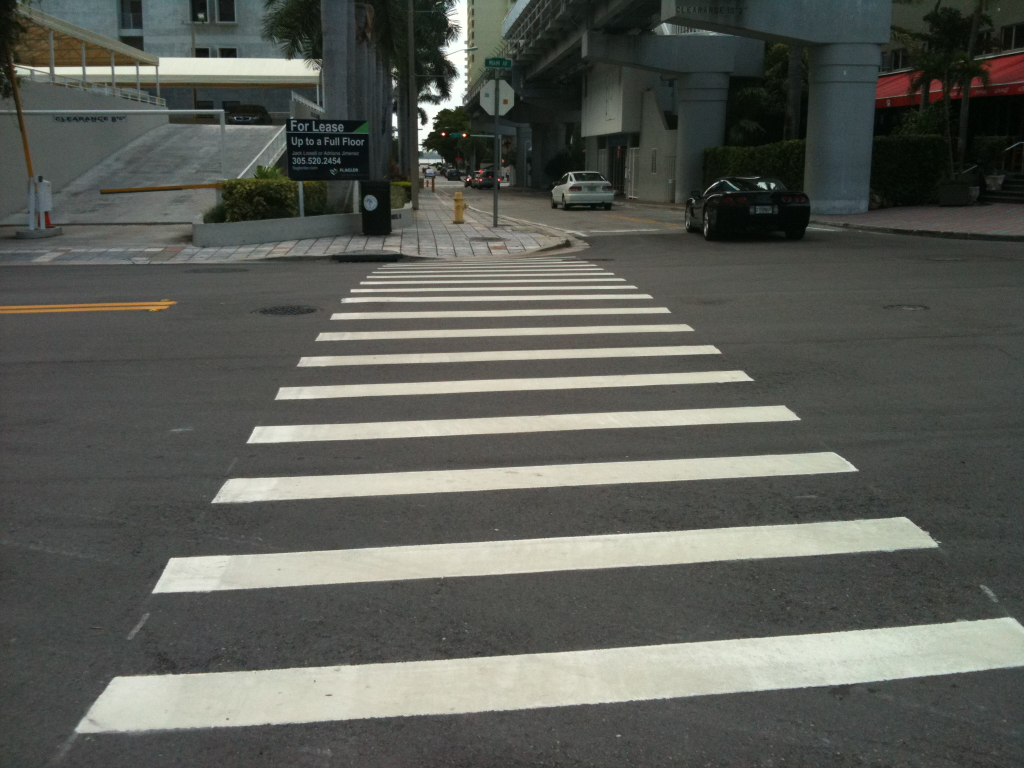
#> input picture image_proc/crosswalk.jpg, 2048 x 1536 px (shown at 1/2 size)
$ python crosswalk.py
#> lines starting #> are read from the running program, lines starting #| are printed output that depends on the picture; after the words box and inside, x2 and y2 are one past the last pixel; in counts of white or black regions, pixels touching at a corner belong together
#> in test, im is the input picture: shape (1536, 2048, 3); mean B, G, R 85.9, 92.2, 89.9
import cv2
import numpy as np
SLOPE_MAX = 10000000000.0
class StraightLine(object):
    def __init__(self, x1, y1, x2, y2):
        self.x1 = x1
        self.x2 = x2
        self.y1 = y1
        self.y2 = y2
        try:
            self.slope = 1.0*(y2-y1)/(x2-x1)
        except:
            self.slope = SLOPE_MAX
        self.intercept = y1 - self.slope*x1
        #self.length = sqrt((x1-x2)**2 + (y1-y2)**2)
class MBLine(object):
    def __init__(self, m, b):
        self.slope = m
        self.intercept = b
    # [5 lines left out: function get_min_x, not called in this run]
class Box(object):
    # [10 lines left out: functions __init__, inRange, not called in this run]
def avg(l):
    return int(sum(l)/(1.0*len(l)))
# [42 lines left out: function findBoxes, not called in this run]
def process(im, minLength=500):
#> called with minLength = 500
    img_raw = im.copy()
    imgray = cv2.cvtColor(im, cv2.COLOR_BGR2GRAY)
    ret, thresh = cv2.threshold(imgray, 127,255, 0)
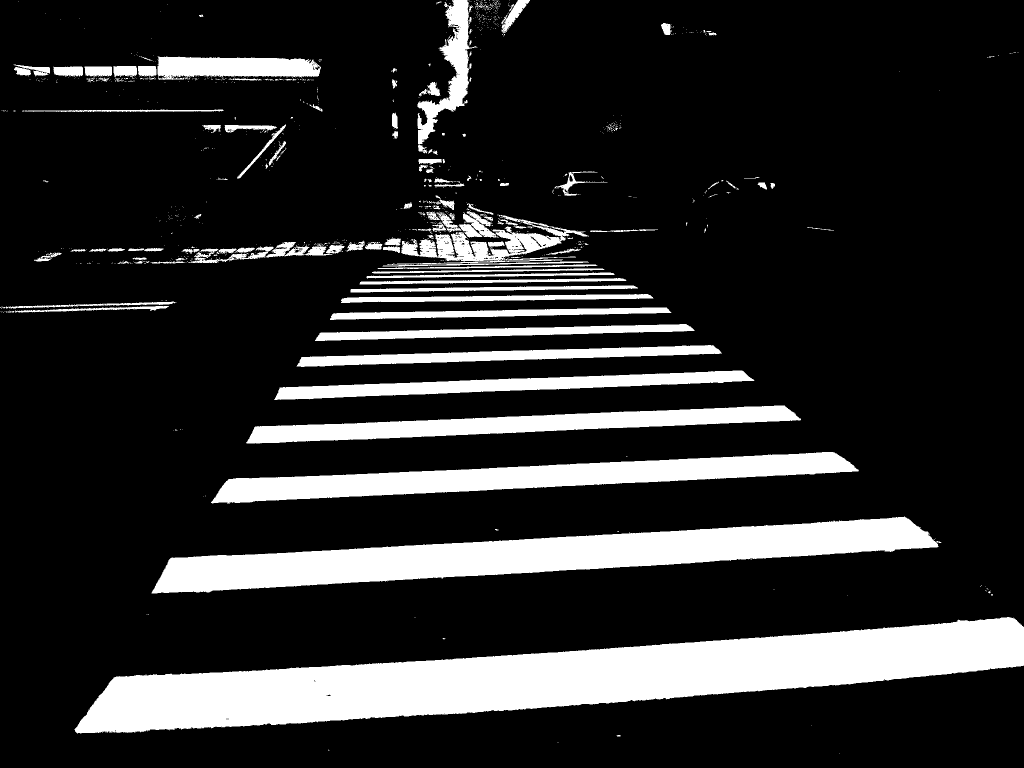
#> thresh: shape (1536, 2048) (shown at 1/2 size); 17.1% white; 938 white regions (805 under 20 px)
    contours, hierarchy = cv2.findContours(thresh, cv2.RETR_TREE, cv2.CHAIN_APPROX_SIMPLE)
#> contours = 1488 contours, 1366 with area under 20; largest, box (x1, y1, x2, y2) and area: (149, 1234, 2048, 1467) 198454, (303, 1033, 1883, 1187) 100624, (422, 904, 1718, 1007) 53814, (492, 811, 1602, 887) 33930, (548, 741, 1509, 800) 21256
    im_gray = imgray.copy()
    ret, thresh1 = cv2.threshold(im_gray, 210, 255, cv2.THRESH_BINARY)
#> thresh1: shape (1536, 2048); 5.6% white; 4572 white regions (4345 under 20 px), largest, box (x1, y1, x2, y2) and area: (1069, 1258, 1827, 1407) 37170, (706, 1060, 1490, 1149) 23717, (444, 928, 1174, 1001) 19989
    #cv2.imshow('Binary', thresh1)
    #cv2.waitKey()
    kernel = np.ones((5,5), np.uint8)
    dilation = cv2.dilate(thresh1, kernel, iterations=1)
#> dilation: shape (1536, 2048); 10.8% white; 373 white regions
    #cv2.imshow('Dilation', dilation)
    #cv2.waitKey()
    ret, thresh = cv2.threshold(dilation, 127, 255, 0)
    contours, hierarchy = cv2.findContours(thresh, cv2.RETR_TREE, cv2.CHAIN_APPROX_SIMPLE)
#> contours = 802 contours, 461 with area under 20; largest, box (x1, y1, x2, y2) and area: (469, 1251, 1880, 1453) 105384, (304, 1048, 1640, 1187) 69578, (424, 911, 1518, 1007) 44458, (493, 812, 1583, 888) 31356, (669, 740, 1508, 793) 17002
    conts_fin = []
    lines = []
    xs = []
    ys = []
    x1s = []
    status = 0
    if len(contours) < 3:
        status = 1
    elif len(contours) > 20:
        status = -5
    elif len(contours) > 6:
        status = -2
    for i in range(len(contours)):
        x, y, w, h = cv2.boundingRect(contours[i])
        if w > minLength or h > minLength:
            conts_fin.append(contours[i])
            lines.append([
                StraightLine(x, y, x+w, y),
                StraightLine(x, y+h, x+w, y+h),
                StraightLine(x, y, x, y+h),
                StraightLine(x+w, y, x+w, y+h)
            ])
            for i in lines[-1]:
                cv2.line(img_raw, (i.x1, i.y1), (i.x2, i.y2), (255, 0, 0), 3)
            xs.append(x)
            ys.append(y)
            x1s.append(x+w)
#> this loop made 802 passes
#> (x, y, w, h) on passes 1 to 3: (232, 1454, 5, 5), (266, 1446, 5, 5), (439, 1445, 5, 5)
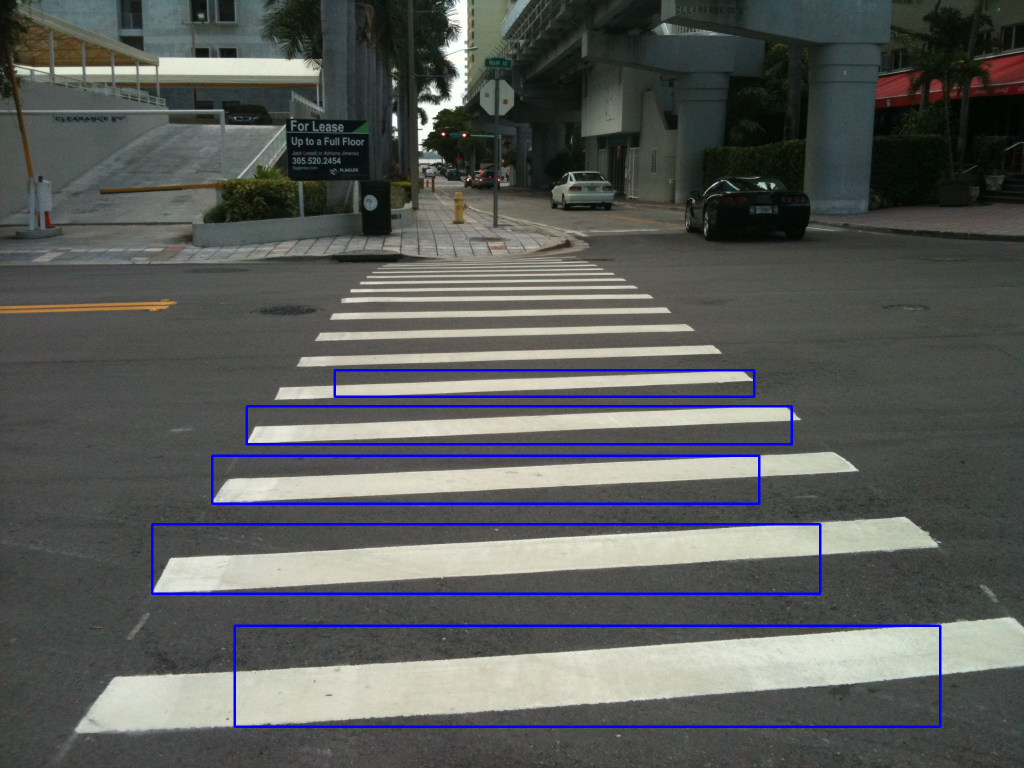
#> img_raw: shape (1536, 2048, 3) (shown at 1/2 size); 2.01% of pixels changed, all inside (x1, y1, x2, y2) = (302, 738, 1883, 1456)
#> after the loop, conts_fin = 5 contours; box (x1, y1, x2, y2) and area: (469, 1251, 1880, 1453) 105384, (304, 1048, 1640, 1187) 69578, (424, 911, 1518, 1007) 44458, (493, 812, 1583, 888) 31356, (669, 740, 1508, 793) 17002; lines = 5 items; x1s = [1880, 1640, 1518, 1583, 1508]; xs = [469, 304, 424, 493, 669]; ys = [1251, 1048, 911, 812, 740]
    cv2.line(img_raw, (min(xs), ys[xs.index(min(xs))]), (max(xs), ys[xs.index(max(xs))]), (0, 255, 0), 3)
    cv2.line(img_raw, (max(x1s), ys[x1s.index(max(x1s))]), (min(x1s), ys[x1s.index(min(x1s))]), (0, 255, 0), 3)
    cv2.line(img_raw, (avg([min(xs), max(x1s)]), avg([ys[xs.index(min(xs))], ys[x1s.index(max(x1s))]])), (avg([max(xs), min(x1s)]), avg([ys[xs.index(max(xs))], ys[x1s.index(min(x1s))]])), (0, 0, 255), 3)
    return img_raw, status

def test():
    im = cv2.imread('crosswalk.jpg')
    crosswalk, _ = process(im)
    cv2.imwrite('crosswalk_result.jpg', crosswalk)
    im = cv2.imread('crosswalk2.jpg')
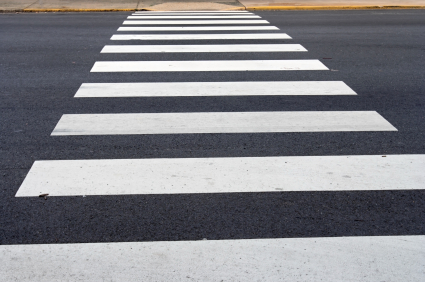
#> input picture image_proc/crosswalk2.jpg, 425 x 282 px
#> im is the input picture: shape (282, 425, 3); mean B, G, R 137.3, 132.5, 132.4
    crosswalk, _ = process(im, 50)
#> call 2 of process, with minLength = 50
#> in process (call 2), `ret, thresh = cv2.threshold(imgray, 127,255, 0)`:
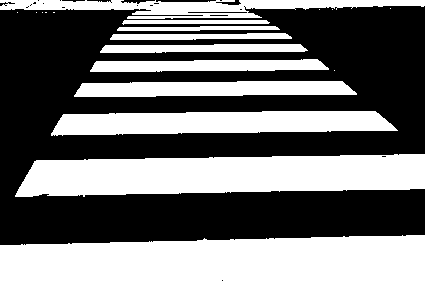
#> thresh: shape (282, 425); 44.5% white; 19 white regions (9 under 20 px)
#> in process (call 2), `contours, hierarchy = cv2.findContours(thresh, cv2.RETR_TREE, cv2.CHAI..`: contours = 38 contours, 26 with area under 20; largest, box (x1, y1, x2, y2) and area: (0, 235, 425, 282) 17400, (15, 154, 425, 197) 13733, (51, 111, 398, 136) 6540, (0, 0, 425, 19) 3814, (74, 81, 357, 97) 3561
#> in process (call 2), `ret, thresh1 = cv2.threshold(im_gray, 210, 255, cv2.THRESH_BINARY)`: thresh1: shape (282, 425); 25% white; 291 white regions (264 under 20 px), largest, box (x1, y1, x2, y2) and area: (16, 155, 425, 196) 13333, (55, 111, 390, 134) 4545, (74, 81, 356, 97) 3574
#> in process (call 2), `dilation = cv2.dilate(thresh1, kernel, iterations=1)`:
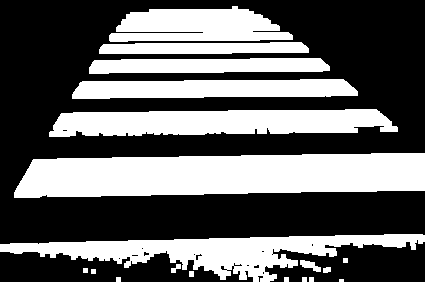
#> dilation: shape (282, 425); 39.2% white; 19 white regions (1 under 20 px)
#> in process (call 2), `contours, hierarchy = cv2.findContours(thresh, cv2.RETR_TREE, cv2.CHAI..`: contours = 34 contours, 19 with area under 20; largest, box (x1, y1, x2, y2) and area: (14, 153, 425, 198) 14992, (0, 234, 425, 282) 7842, (49, 109, 398, 137) 7289, (72, 79, 358, 99) 4506, (109, 6, 293, 42) 4496
#> the loop in process (call 2), `for i in range(len(contours)):` made 34 passes
#> (x, y, w, h) on passes 1 to 12: (339, 279, 5, 3), (309, 277, 5, 5), (302, 277, 5, 5), (284, 277, 5, 5), (116, 277, 5, 5), (189, 271, 5, 6), (91, 269, 5, 5), (83, 268, 5, 5), (323, 267, 8, 6), (171, 264, 10, 9), (300, 260, 21, 12), (343, 258, 5, 5)
#> (x, y, w, h) on passes 13, 28, 29, 31, 32, 33: (0, 234, 425, 48), (14, 153, 411, 45), (49, 109, 349, 28), (72, 79, 286, 20), (89, 58, 241, 16), (99, 42, 210, 12)
#> after the loop in process (call 2), `for i in range(len(contours)):`:
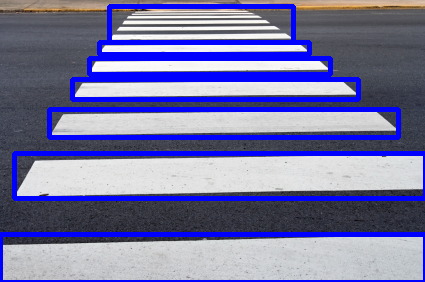
#> img_raw: shape (282, 425, 3); 16.86% of pixels changed, all inside (x1, y1, x2, y2) = (0, 4, 425, 282)
#> after the loop in process (call 2), `for i in range(len(contours)):`: conts_fin = 7 contours; box (x1, y1, x2, y2) and area: (14, 153, 425, 198) 14992, (0, 234, 425, 282) 7842, (49, 109, 398, 137) 7289, (72, 79, 358, 99) 4506, (109, 6, 293, 42) 4496, (89, 58, 330, 74) 3020, (99, 42, 309, 54) 1986; lines = 7 items; x1s = [425, 425, 398, 358, 330, 309, 293]; xs = [0, 14, 49, 72, 89, 99, 109]; ys = [234, 153, 109, 79, 58, 42, 6]
#> in process (call 2), `cv2.line(img_raw, (avg([min(xs), max(x1s)]), avg([ys[xs.index(min(xs))..`:
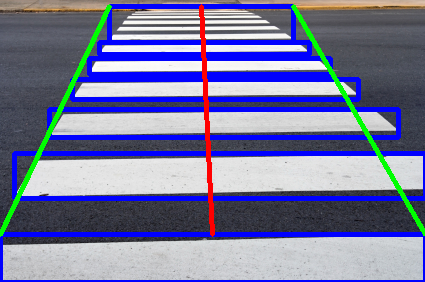
#> img_raw: shape (282, 425, 3); mean B, G, R 159.8, 120.6, 117.5
    cv2.imwrite('crosswalk_result2.jpg', crosswalk)
    android = ['crosswalk1', 'crosswalk3']
    j = 50
    while j <= 1500:
        for i in android:
            im = cv2.imread(i+'.jpg')
            try:
                crosswalk, _ = process(im, j)
                cv2.imwrite(i + '_result_%d.jpg'%j, crosswalk)
            except:
                pass
        j+= 50
#> j = 100
if __name__ == '__main__':
    test()
